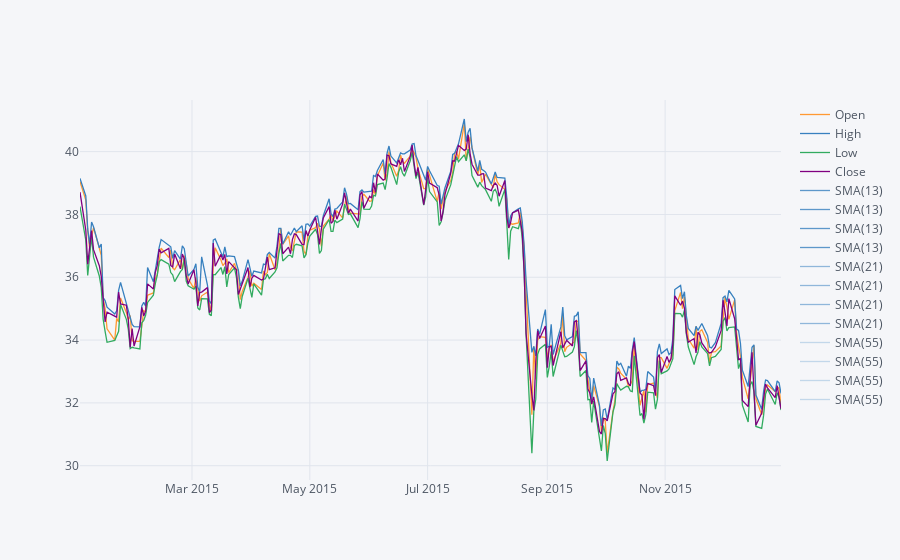

Here is the notebook cell this chart was saved with:
### Markdown cell above
** Use .ta_plot(study='sma') to create a Simple Moving Averages plot of Morgan Stanley for the year 2015.**

### Code cell
bank_stocks.drop(['Volume'],level=1,axis=1)['MS']['2015-01-01':'2015-12-31'].ta_plot(study='sma',periods=[13,21,55],title='Simple Moving Averages')
#bank_stocks.drop(['Volume'],level=1,axis=1)['2015-01-01':'2015-12-31'].xs(key=('MS',),axis=1).ta_plot(study='sma')

### Figure 1 — Plotly figure (JSON) as saved in the notebook; plotly's stock layout.template omitted (floating-point values rounded to 4 significant figures; data arrays with more than 128 entries replaced by an {"elided": "..."} marker saying what was removed)
{"data": [{"line": {"color": "rgba(255, 153, 51, 1.0)", "dash": "solid", "shape": "linear", "width": 1.3}, "mode": "lines", "name": "Open", "text": "", "type": "scatter", "x": {"elided": "252 str values"}, "y": {"elided": "252 float values"}}, {"line": {"color": "rgba(55, 128, 191, 1.0)", "dash": "solid", "shape": "linear", "width": 1.3}, "mode": "lines", "name": "High", "text": "", "type": "scatter", "x": {"elided": "252 str values"}, "y": {"elided": "252 float values"}}, {"line": {"color": "rgba(50, 171, 96, 1.0)", "dash": "solid", "shape": "linear", "width": 1.3}, "mode": "lines", "name": "Low", "text": "", "type": "scatter", "x": {"elided": "252 str values"}, "y": {"elided": "252 float values"}}, {"line": {"color": "rgba(128, 0, 128, 1.0)", "dash": "solid", "shape": "linear", "width": 1.3}, "mode": "lines", "name": "Close", "text": "", "type": "scatter", "x": {"elided": "252 str values"}, "y": {"elided": "252 float values"}}, {"line": {"color": "rgba(55, 128, 191, 0.8)", "dash": "solid", "shape": "linear", "width": 1.3}, "mode": "lines", "name": "SMA(13)", "text": "", "type": "scatter", "x": {"elided": "252 str values"}, "y": {"elided": "252x4 mixed values"}}, {"line": {"color": "rgba(55, 128, 191, 0.8)", "dash": "solid", "shape": "linear", "width": 1.3}, "mode": "lines", "name": "SMA(13)", "text": "", "type": "scatter", "x": {"elided": "252 str values"}, "y": {"elided": "252x4 mixed values"}}, {"line": {"color": "rgba(55, 128, 191, 0.8)", "dash": "solid", "shape": "linear", "width": 1.3}, "mode": "lines", "name": "SMA(13)", "text": "", "type": "scatter", "x": {"elided": "252 str values"}, "y": {"elided": "252x4 mixed values"}}, {"line": {"color": "rgba(55, 128, 191, 0.8)", "dash": "solid", "shape": "linear", "width": 1.3}, "mode": "lines", "name": "SMA(13)", "text": "", "type": "scatter", "x": {"elided": "252 str values"}, "y": {"elided": "252x4 mixed values"}}, {"line": {"color": "rgba(55, 128, 191, 0.5333333333333334)", "dash": "solid", "shape": "linear", "width": 1.3}, "mode": "lines", "name": "SMA(21)", "text": "", "type": "scatter", "x": {"elided": "252 str values"}, "y": {"elided": "252x4 mixed values"}}, {"line": {"color": "rgba(55, 128, 191, 0.5333333333333334)", "dash": "solid", "shape": "linear", "width": 1.3}, "mode": "lines", "name": "SMA(21)", "text": "", "type": "scatter", "x": {"elided": "252 str values"}, "y": {"elided": "252x4 mixed values"}}, {"line": {"color": "rgba(55, 128, 191, 0.5333333333333334)", "dash": "solid", "shape": "linear", "width": 1.3}, "mode": "lines", "name": "SMA(21)", "text": "", "type": "scatter", "x": {"elided": "252 str values"}, "y": {"elided": "252x4 mixed values"}}, {"line": {"color": "rgba(55, 128, 191, 0.5333333333333334)", "dash": "solid", "shape": "linear", "width": 1.3}, "mode": "lines", "name": "SMA(21)", "text": "", "type": "scatter", "x": {"elided": "252 str values"}, "y": {"elided": "252x4 mixed values"}}, {"line": {"color": "rgba(55, 128, 191, 0.2666666666666669)", "dash": "solid", "shape": "linear", "width": 1.3}, "mode": "lines", "name": "SMA(55)", "text": "", "type": "scatter", "x": {"elided": "252 str values"}, "y": {"elided": "252x4 mixed values"}}, {"line": {"color": "rgba(55, 128, 191, 0.2666666666666669)", "dash": "solid", "shape": "linear", "width": 1.3}, "mode": "lines", "name": "SMA(55)", "text": "", "type": "scatter", "x": {"elided": "252 str values"}, "y": {"elided": "252x4 mixed values"}}, {"line": {"color": "rgba(55, 128, 191, 0.2666666666666669)", "dash": "solid", "shape": "linear", "width": 1.3}, "mode": "lines", "name": "SMA(55)", "text": "", "type": "scatter", "x": {"elided": "252 str values"}, "y": {"elided": "252x4 mixed values"}}, {"line": {"color": "rgba(55, 128, 191, 0.2666666666666669)", "dash": "solid", "shape": "linear", "width": 1.3}, "mode": "lines", "name": "SMA(55)", "text": "", "type": "scatter", "x": {"elided": "252 str values"}, "y": {"elided": "252x4 mixed values"}}], "layout": {"legend": {"bgcolor": "#F5F6F9", "font": {"color": "#4D5663"}}, "paper_bgcolor": "#F5F6F9", "plot_bgcolor": "#F5F6F9", "title": {"font": {"color": "#4D5663"}}, "xaxis": {"gridcolor": "#E1E5ED", "showgrid": true, "tickfont": {"color": "#4D5663"}, "title": {"font": {"color": "#4D5663"}, "text": ""}, "zerolinecolor": "#E1E5ED"}, "yaxis": {"gridcolor": "#E1E5ED", "showgrid": true, "tickfont": {"color": "#4D5663"}, "title": {"font": {"color": "#4D5663"}, "text": ""}, "zerolinecolor": "#E1E5ED"}}}
